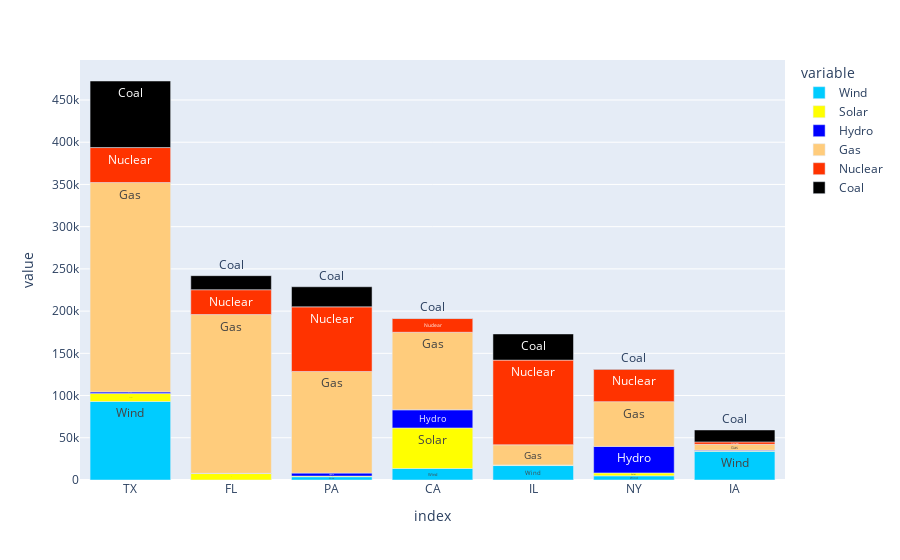

Write notebook code for a chart like this one.
### Code cell
fig = px.bar(region_abs,color_discrete_sequence=colors,text='variable')
fig.show()

### Figure 1 — Plotly figure (JSON) as saved in the notebook; plotly's stock layout.template omitted (floating-point values rounded to 4 significant figures)
{"data": [{"alignmentgroup": "True", "hovertemplate": "variable=%{text}<br>index=%{x}<br>value=%{y}<extra></extra>", "legendgroup": "Wind", "marker": {"color": "#00ccff"}, "name": "Wind", "offsetgroup": "Wind", "orientation": "v", "showlegend": true, "text": ["Wind", "Wind", "Wind", "Wind", "Wind", "Wind", "Wind"], "textposition": "auto", "type": "bar", "x": ["TX", "FL", "PA", "CA", "IL", "NY", "IA"], "xaxis": "x", "y": [92990.0, 0, 3873.0, 13650.0, 17110.0, 4952.0, 34150.0], "yaxis": "y"}, {"alignmentgroup": "True", "hovertemplate": "variable=%{text}<br>index=%{x}<br>value=%{y}<extra></extra>", "legendgroup": "Solar", "marker": {"color": "#ffff00"}, "name": "Solar", "offsetgroup": "Solar", "orientation": "v", "showlegend": true, "text": ["Solar", "Solar", "Solar", "Solar", "Solar", "Solar", "Solar"], "textposition": "auto", "type": "bar", "x": ["TX", "FL", "PA", "CA", "IL", "NY", "IA"], "xaxis": "x", "y": [9519.0, 7677.0, 775.5, 48010.0, 545.9, 3422.0, 235.0], "yaxis": "y"}, {"alignmentgroup": "True", "hovertemplate": "variable=%{text}<br>index=%{x}<br>value=%{y}<extra></extra>", "legendgroup": "Hydro", "marker": {"color": "#0000ff"}, "name": "Hydro", "offsetgroup": "Hydro", "orientation": "v", "showlegend": true, "text": ["Hydro", "Hydro", "Hydro", "Hydro", "Hydro", "Hydro", "Hydro"], "textposition": "auto", "type": "bar", "x": ["TX", "FL", "PA", "CA", "IL", "NY", "IA"], "xaxis": "x", "y": [1809.0, 207.3, 3547.0, 21440.0, 136.5, 31440.0, 861.2], "yaxis": "y"}, {"alignmentgroup": "True", "hovertemplate": "variable=%{text}<br>index=%{x}<br>value=%{y}<extra></extra>", "legendgroup": "Gas", "marker": {"color": "#FFCC7C"}, "name": "Gas", "offsetgroup": "Gas", "orientation": "v", "showlegend": true, "text": ["Gas", "Gas", "Gas", "Gas", "Gas", "Gas", "Gas"], "textposition": "auto", "type": "bar", "x": ["TX", "FL", "PA", "CA", "IL", "NY", "IA"], "xaxis": "x", "y": [247900.0, 188000.0, 120300.0, 91860.0, 23930.0, 52980.0, 6958.0], "yaxis": "y"}, {"alignmentgroup": "True", "hovertemplate": "variable=%{text}<br>index=%{x}<br>value=%{y}<extra></extra>", "legendgroup": "Nuclear", "marker": {"color": "#ff3300"}, "name": "Nuclear", "offsetgroup": "Nuclear", "orientation": "v", "showlegend": true, "text": ["Nuclear", "Nuclear", "Nuclear", "Nuclear", "Nuclear", "Nuclear", "Nuclear"], "textposition": "auto", "type": "bar", "x": ["TX", "FL", "PA", "CA", "IL", "NY", "IA"], "xaxis": "x", "y": [41440.0, 29420.0, 76520.0, 16260.0, 100200.0, 38470.0, 2905.0], "yaxis": "y"}, {"alignmentgroup": "True", "hovertemplate": "variable=%{text}<br>index=%{x}<br>value=%{y}<extra></extra>", "legendgroup": "Coal", "marker": {"color": "#000000"}, "name": "Coal", "offsetgroup": "Coal", "orientation": "v", "showlegend": true, "text": ["Coal", "Coal", "Coal", "Coal", "Coal", "Coal", "Coal"], "textposition": "auto", "type": "bar", "x": ["TX", "FL", "PA", "CA", "IL", "NY", "IA"], "xaxis": "x", "y": [78830.0, 16670.0, 23820.0, 290.3, 31010.0, 143.7, 14160.0], "yaxis": "y"}], "layout": {"barmode": "relative", "legend": {"title": {"text": "variable"}, "tracegroupgap": 0}, "margin": {"t": 60}, "xaxis": {"anchor": "y", "domain": [0, 1], "title": {"text": "index"}}, "yaxis": {"anchor": "x", "domain": [0, 1], "title": {"text": "value"}}}}
